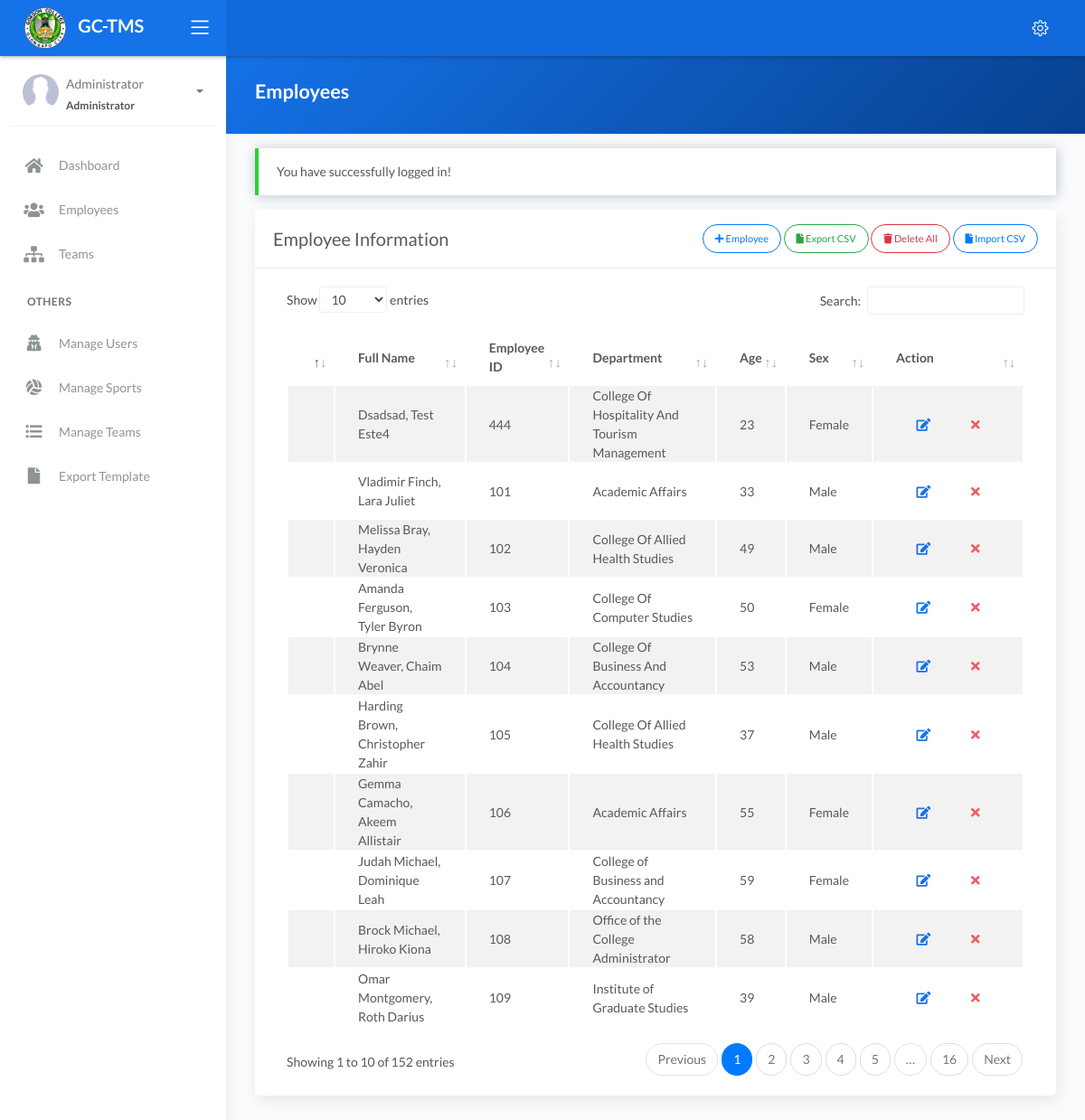
The page /employees_old.php (signed in) on the database its author committed.
### tables this page shows
CREATE TABLE `tbl_employee` (
  `id` int(11) NOT NULL,
  `fname` varchar(255) DEFAULT NULL,
  `mname` varchar(255) DEFAULT NULL,
  `lname` varchar(255) DEFAULT NULL,
  `emp_id_no` int(11) DEFAULT NULL,
  `dept` varchar(255) DEFAULT NULL,
  `contact` varchar(11) DEFAULT NULL,
  `age` int(11) DEFAULT NULL,
  `gender` varchar(255) DEFAULT NULL,
  `stat` varchar(255) DEFAULT NULL,
  `sports` varchar(255) DEFAULT NULL,
  `team` varchar(255) DEFAULT NULL,
  `status` int(11) DEFAULT NULL,
  `created_at` timestamp NOT NULL DEFAULT current_timestamp()
);

### employees_old.php (the view, shortened to what this page needs)
<?php include 'server/server.php' ?>
<?php
	$query = "SELECT * FROM tbl_employee";
    $result = $conn->query($query);
    $employee = array();
	while($row = $result->fetch_assoc()){
		$employee[] = $row;
	}
?>
<!DOCTYPE html>
<html lang="en">
<head>
	<?php include 'templates/header.php' ?>
</head>
<body>
	<div class="wrapper">
		<?php include 'templates/main-header.php' ?>
		<?php include 'templates/sidebar.php' ?>
		<div class="main-panel">
			<div class="content">
				<div class="panel-header bg-primary-gradient">
					<div class="page-inner">
						<div class="d-flex align-items-left align-items-md-center flex-column flex-md-row">
							<div>
								<h2 class="text-white fw-bold">Employees</h2>
							</div>
						</div>
					</div>
				</div>
				<div class="page-inner">
					<div class="row mt--2">
						<div class="col-md-12">
                            <?php if(isset($_SESSION['message'])): ?>
                                <div class="alert alert-<?php echo $_SESSION['success']; ?> <?= $_SESSION['success']=='danger' ? 'bg-danger text-light' : null ?>" role="alert">
                                    <?php echo $_SESSION['message']; ?>
                                </div>
                            <?php endif ?>
                            <div class="card">
								<div class="card-header">
									<div class="card-head-row">
										<div class="card-title">Employee Information</div>
                                        <?php if(isset($_SESSION['username'])):?>
										<div class="card-tools">
                                            <?php if(isset($_SESSION['username']) && $_SESSION['role']=='administrator'): ?>
											<button type="button" href="#add" data-toggle="modal" class="btn btn-outline-primary btn-round btn-sm">
                                            <i class="fa fa-plus"></i>
												Employee
                                            </button>
                                            <a href="model/export_employee_csv.php" class="btn btn-outline-success btn-round btn-sm">
                                            <i class="fa fa-file"></i>
												Export CSV
											</a>
                                            <a href="#" class="btn btn-outline-danger btn-round btn-sm">
												<i class="fa fa-trash"></i>
												Delete All
											</a>
                                            <a href="#importModal" data-toggle="modal" class="btn btn-outline-primary btn-round btn-sm">
												<i class="fa fa-file"></i>
												Import CSV
											</a>
                                            <?php endif ?>
										</div>
                                        <?php endif ?>
									</div>
								</div>
								<div class="card-body">
									<div class="table-responsive">
										<table id="residenttable" class="display table table-striped">
											<thead>
												<tr>
                                                    <th scope="col"></th>
													<th scope="col">Full Name</th>
                                                    <th scope="col">Employee ID</th>
													<th scope="col">Department</th>
													<th scope="col">Age</th>
                                                    <th scope="col">Sex</th>
                                                    <?php if(isset($_SESSION['username']) && $_SESSION['role']=='administrator'): ?>
													    <th scope="col">Action</th>
                                                    <?php endif ?>
												</tr>
											</thead>
											<tbody>
												<?php if(!empty($employee)): ?>
													<?php $no=1; foreach($employee as $row): ?>
													<tr>
                                                        <td></td>
														<td>
                                                            <?= ucwords($row['lname'].', '.$row['fname'].' '.$row['mname']) ?>
                                                        </td>
                                                        <td><?= $row['emp_id_no'] ?></td>
														<td><?= $row['dept'] ?></td>
														<td><?= $row['age'] ?></td>
                                                        <td><?= $row['gender'] ?></td>
                                                        <?php if(isset($_SESSION['username'])):?>
														<td>
															<div class="form-button-action">
                                                                <a type="button" href="#edit" data-toggle="modal" class="btn btn-link btn-primary" title="Edit Employee" onclick="editEmployee(this)"
                                                                    data-id="<?= $row['id'] ?>" data-employee-id="<?= $row['emp_id_no'] ?>" data-fname="<?= $row['fname'] ?>" data-mname="<?= $row['mname'] ?>" data-lname="<?= $row['lname'] ?>"
                                                                    data-age="<?= $row['age'] ?>" data-gender="<?= $row['gender'] ?>" data-department="<?= $row['dept'] ?>" data-sports="<?= $row['sports'] ?>" >
                                                                    <?php if(isset($_SESSION['username']) && $_SESSION['role']=='administrator'): ?>
                                                                        <i class="fa fa-edit"></i>
                                                                    <?php endif ?>
                                                                </a>
                                                                <?php if(isset($_SESSION['username']) && $_SESSION['role']=='administrator'):?>
                                                                    <a type="button" data-toggle="tooltip" href="model/remove_employee.php?id=<?= $row['id'] ?>" onclick="return confirm('Are you sure you want to delete this employee?');" class="btn btn-link btn-danger" data-original-title="Remove">
                                                                        <i class="fa fa-times"></i>
                                                                    </a>
                                                                <?php endif ?>
															</div>
														</td>
                                                        <?php endif ?>
													</tr>
													<?php $no++; endforeach ?>
												<?php endif ?>
											</tbody>
										</table>
									</div>
								</div>
							</div>
						</div>
					</div>
				</div>
			</div>
	</div>
</body>
</html>

### rows shown on the page
tbl_employee: lname+fname+mname "Dsadsad, Test Este4", emp_id_no "444", dept "College Of Hospitality And Tourism Management", age "23", gender "Female"
tbl_employee: lname+fname+mname "Vladimir Finch, Lara Juliet", emp_id_no "101", dept "Academic Affairs", age "33", gender "Male"
tbl_employee: lname+fname+mname "Melissa Bray, Hayden Veronica", emp_id_no "102", dept "College Of Allied Health Studies", age "49", gender "Male"
tbl_employee: lname+fname+mname "Amanda Ferguson, Tyler Byron", emp_id_no "103", dept "College Of Computer Studies", age "50", gender "Female"
tbl_employee: lname+fname+mname "Brynne Weaver, Chaim Abel", emp_id_no "104", dept "College Of Business And Accountancy", age "53", gender "Male"
tbl_employee: lname+fname+mname "Harding Brown, Christopher Zahir", emp_id_no "105", dept "College Of Allied Health Studies", age "37", gender "Male"
tbl_employee: lname+fname+mname "Gemma Camacho, Akeem Allistair", emp_id_no "106", dept "Academic Affairs", age "55", gender "Female"
tbl_employee: lname+fname+mname "Judah Michael, Dominique Leah", emp_id_no "107", dept "College of Business and Accountancy", age "59", gender "Female"
tbl_employee: lname+fname+mname "Brock Michael, Hiroko Kiona", emp_id_no "108", dept "Office of the College Administrator", age "58", gender "Male"
tbl_employee: lname+fname+mname "Omar Montgomery, Roth Darius", emp_id_no "109", dept "Institute of Graduate Studies", age "39", gender "Male"

### other values the page prints
$_SESSION['acc_name'] "Administrator"
$_SESSION['role'] "Administrator"
$_SESSION['message'] "You have successfully logged in!"
